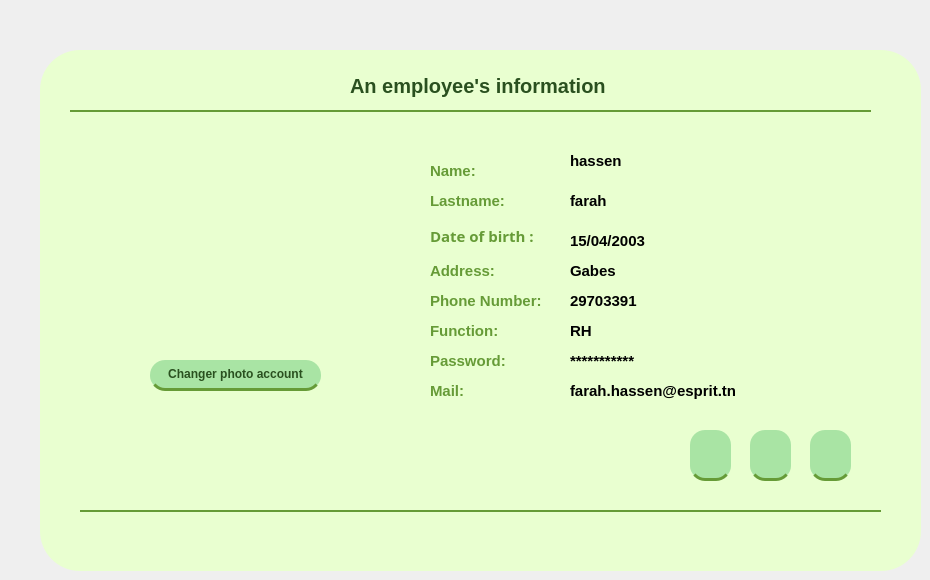
        <widget class="QWidget" name="page_23">
         <widget class="QWidget" name="widget_14" native="true">
          <property name="geometry">
           <rect>
            <x>40</x>
            <y>50</y>
            <width>881</width>
            <height>521</height>
           </rect>
          </property>
          <property name="styleSheet">
           <string notr="true">QWidget
{background-color:#E9FFD0;
border-radius: 40px;}</string>
          </property>
          <widget class="QLabel" name="id_103">
           <property name="geometry">
            <rect>
             <x>390</x>
             <y>160</y>
             <width>171</width>
             <height>51</height>
            </rect>
           </property>
           <property name="font">
            <font>
             <family>Athiti</family>
             <pointsize>-1</pointsize>
             <weight>87</weight>
             <italic>false</italic>
             <bold>true</bold>
            </font>
           </property>
           <property name="styleSheet">
            <string notr="true">color: rgb(102, 155, 55);
font-family: 'Athiti';
font-style: normal;
font-weight: 700;
font-size: 15px;
background-color: none;</string>
           </property>
           <property name="text">
            <string>Date of birth :</string>
           </property>
          </widget>
          <widget class="QLabel" name="label_135">
           <property name="geometry">
            <rect>
             <x>390</x>
             <y>110</y>
             <width>101</width>
             <height>21</height>
            </rect>
           </property>
           <property name="styleSheet">
            <string notr="true">color: rgb(102, 155, 55);
font-family: 'Athiti';
font-style: normal;
font-weight: 700;
font-size: 15px;
background-color: none;</string>
           </property>
           <property name="text">
            <string>Name:</string>
           </property>
          </widget>
          <widget class="QLabel" name="label_136">
           <property name="geometry">
            <rect>
             <x>390</x>
             <y>140</y>
             <width>101</width>
             <height>21</height>
            </rect>
           </property>
           <property name="styleSheet">
            <string notr="true">color: rgb(102, 155, 55);
font-family: 'Athiti';
font-style: normal;
font-weight: 700;
font-size: 15px;
background-color: none;</string>
           </property>
           <property name="text">
            <string>Lastname:</string>
           </property>
          </widget>
          <widget class="QLabel" name="label_137">
           <property name="geometry">
            <rect>
             <x>390</x>
             <y>210</y>
             <width>101</width>
             <height>21</height>
            </rect>
           </property>
           <property name="styleSheet">
            <string notr="true">color: rgb(102, 155, 55);
font-family: 'Athiti';
font-style: normal;
font-weight: 700;
font-size: 15px;
background-color: none;</string>
           </property>
           <property name="text">
            <string>Address:</string>
           </property>
          </widget>
          <widget class="QLabel" name="label_138">
           <property name="geometry">
            <rect>
             <x>390</x>
             <y>240</y>
             <width>151</width>
             <height>21</height>
            </rect>
           </property>
           <property name="styleSheet">
            <string notr="true">color: rgb(102, 155, 55);
font-family: 'Athiti';
font-style: normal;
font-weight: 700;
font-size: 15px;
background-color: none;</string>
           </property>
           <property name="text">
            <string>Phone Number:</string>
           </property>
          </widget>
          <widget class="QLabel" name="label_139">
           <property name="geometry">
            <rect>
             <x>390</x>
             <y>330</y>
             <width>101</width>
             <height>21</height>
            </rect>
           </property>
           <property name="styleSheet">
            <string notr="true">color: rgb(102, 155, 55);
font-family: 'Athiti';
font-style: normal;
font-weight: 700;
font-size: 15px;
background-color: none;</string>
           </property>
           <property name="text">
            <string>Mail:</string>
           </property>
          </widget>
          <widget class="QLabel" name="label_142">
           <property name="geometry">
            <rect>
             <x>390</x>
             <y>300</y>
             <width>101</width>
             <height>21</height>
            </rect>
           </property>
           <property name="styleSheet">
            <string notr="true">color: rgb(102, 155, 55);
font-family: 'Athiti';
font-style: normal;
font-weight: 700;
font-size: 15px;
background-color: none;</string>
           </property>
           <property name="text">
            <string>Password:</string>
           </property>
          </widget>
          <widget class="QLabel" name="label_143">
           <property name="geometry">
            <rect>
             <x>390</x>
             <y>270</y>
             <width>101</width>
             <height>21</height>
            </rect>
           </property>
           <property name="styleSheet">
            <string notr="true">color: rgb(102, 155, 55);
font-family: 'Athiti';
font-style: normal;
font-weight: 700;
font-size: 15px;
background-color: none;</string>
           </property>
           <property name="text">
            <string>Function:</string>
           </property>
          </widget>
          <widget class="Line" name="line_27">
           <property name="geometry">
            <rect>
             <x>30</x>
             <y>60</y>
             <width>801</width>
             <height>2</height>
            </rect>
           </property>
           <property name="styleSheet">
            <string notr="true">background-color:#669B37;
border-width: 1px;
border: 2px solid #669B37;
</string>
           </property>
           <property name="orientation">
            <enum>Qt::Horizontal</enum>
           </property>
          </widget>
          <widget class="Line" name="line_28">
           <property name="geometry">
            <rect>
             <x>40</x>
             <y>460</y>
             <width>801</width>
             <height>2</height>
            </rect>
           </property>
           <property name="styleSheet">
            <string notr="true">background-color:#669B37;
border-width: 1px;
border: 2px solid #669B37;
</string>
           </property>
           <property name="orientation">
            <enum>Qt::Horizontal</enum>
           </property>
          </widget>
          <widget class="QLabel" name="label_144">
           <property name="geometry">
            <rect>
             <x>130</x>
             <y>170</y>
             <width>131</width>
             <height>121</height>
            </rect>
           </property>
           <property name="styleSheet">
            <string notr="true">color: rgb(102, 155, 55);
font-family: 'Athiti';
font-style: normal;
font-weight: 700;
font-size: 15px;
background-color: none;</string>
           </property>
           <property name="text">
            <string/>
           </property>
           <property name="pixmap">
            <pixmap resource="resources.qrc">:/images/images/man_4128176.png</pixmap>
           </property>
           <property name="scaledContents">
            <bool>true</bool>
           </property>
          </widget>
          <widget class="QLabel" name="label_145">
           <property name="geometry">
            <rect>
             <x>530</x>
             <y>140</y>
             <width>101</width>
             <height>21</height>
            </rect>
           </property>
           <property name="styleSheet">
            <string notr="true">color: rgb(0, 0, 0);
font-family: 'Athiti';
font-style: normal;
font-weight: 700;
font-size: 15px;
background-color: none;</string>
           </property>
           <property name="text">
            <string>farah</string>
           </property>
          </widget>
          <widget class="QLabel" name="label_154">
           <property name="geometry">
            <rect>
             <x>530</x>
             <y>100</y>
             <width>101</width>
             <height>21</height>
            </rect>
           </property>
           <property name="styleSheet">
            <string notr="true">color: rgb(0, 0, 0);
font-family: 'Athiti';
font-style: normal;
font-weight: 700;
font-size: 15px;
background-color: none;</string>
           </property>
           <property name="text">
            <string>hassen</string>
           </property>
          </widget>
          <widget class="QLabel" name="label_155">
           <property name="geometry">
            <rect>
             <x>530</x>
             <y>180</y>
             <width>101</width>
             <height>21</height>
            </rect>
           </property>
           <property name="styleSheet">
            <string notr="true">color: rgb(0, 0, 0);
font-family: 'Athiti';
font-style: normal;
font-weight: 700;
font-size: 15px;
background-color: none;</string>
           </property>
           <property name="text">
            <string>15/04/2003</string>
           </property>
          </widget>
          <widget class="QLabel" name="label_156">
           <property name="geometry">
            <rect>
             <x>530</x>
             <y>210</y>
             <width>101</width>
             <height>21</height>
            </rect>
           </property>
           <property name="styleSheet">
            <string notr="true">color: rgb(0, 0, 0);
font-family: 'Athiti';
font-style: normal;
font-weight: 700;
font-size: 15px;
background-color: none;</string>
           </property>
           <property name="text">
            <string>Gabes</string>
           </property>
          </widget>
          <widget class="QLabel" name="label_157">
           <property name="geometry">
            <rect>
             <x>530</x>
             <y>240</y>
             <width>101</width>
             <height>21</height>
            </rect>
           </property>
           <property name="styleSheet">
            <string notr="true">color: rgb(0, 0, 0);
font-family: 'Athiti';
font-style: normal;
font-weight: 700;
font-size: 15px;
background-color: none;</string>
           </property>
           <property name="text">
            <string>29703391</string>
           </property>
          </widget>
          <widget class="QLabel" name="label_158">
           <property name="geometry">
            <rect>
             <x>530</x>
             <y>270</y>
             <width>101</width>
             <height>21</height>
            </rect>
           </property>
           <property name="styleSheet">
            <string notr="true">color: rgb(0, 0, 0);
font-family: 'Athiti';
font-style: normal;
font-weight: 700;
font-size: 15px;
background-color: none;</string>
           </property>
           <property name="text">
            <string>RH</string>
           </property>
          </widget>
          <widget class="QLabel" name="label_159">
           <property name="geometry">
            <rect>
             <x>530</x>
             <y>300</y>
             <width>101</width>
             <height>21</height>
            </rect>
           </property>
           <property name="styleSheet">
            <string notr="true">color: rgb(0, 0, 0);
font-family: 'Athiti';
font-style: normal;
font-weight: 700;
font-size: 15px;
background-color: none;</string>
           </property>
           <property name="text">
            <string>***********</string>
           </property>
          </widget>
          <widget class="QLabel" name="label_160">
           <property name="geometry">
            <rect>
             <x>530</x>
             <y>330</y>
             <width>171</width>
             <height>21</height>
            </rect>
           </property>
           <property name="styleSheet">
            <string notr="true">color: rgb(0, 0, 0);
font-family: 'Athiti';
font-style: normal;
font-weight: 700;
font-size: 15px;
background-color: none;</string>
           </property>
           <property name="text">
            <string>farah.hassen@esprit.tn</string>
           </property>
          </widget>
          <widget class="QPushButton" name="supprimer_14">
           <property name="geometry">
            <rect>
             <x>770</x>
             <y>380</y>
             <width>41</width>
             <height>51</height>
            </rect>
           </property>
           <property name="styleSheet">
            <string notr="true">QPushButton{/* Rectangle 9 */

position: absolute;
width: 1200px;
height: 649px;

background: #A9E4A4;
border: none;

/* Events */

position: absolute;
width: 63px;
height: 32px;

font-family: 'Athiti';
font-style: normal;
font-weight: 700;
font-size: 20px;
line-height: 32px;
/* identical to box height */
text-align: center;

color: #2A501F;
border-radius:15px;
border-bottom:3px solid #669B37;
}

QPushButton:hover{
position: absolute;
width: 185px;
height: 56px;

background: #8BD086;
box-shadow: 0px 4px 4px rgba(0, 0, 0, 0.25);
}</string>
           </property>
           <property name="text">
            <string/>
           </property>
           <property name="icon">
            <iconset resource="resources.qrc">
             <normaloff>:/images/images/delete.png</normaloff>:/images/images/delete.png</iconset>
           </property>
           <property name="iconSize">
            <size>
             <width>30</width>
             <height>30</height>
            </size>
           </property>
          </widget>
          <widget class="QPushButton" name="supprimer_15">
           <property name="geometry">
            <rect>
             <x>710</x>
             <y>380</y>
             <width>41</width>
             <height>51</height>
            </rect>
           </property>
           <property name="styleSheet">
            <string notr="true">QPushButton{/* Rectangle 9 */

position: absolute;
width: 1200px;
height: 649px;

background: #A9E4A4;
border: none;

/* Events */

position: absolute;
width: 63px;
height: 32px;

font-family: 'Athiti';
font-style: normal;
font-weight: 700;
font-size: 20px;
line-height: 32px;
/* identical to box height */
text-align: center;

color: #2A501F;
border-radius:15px;
border-bottom:3px solid #669B37;
}

QPushButton:hover{
position: absolute;
width: 185px;
height: 56px;

background: #8BD086;
box-shadow: 0px 4px 4px rgba(0, 0, 0, 0.25);
}</string>
           </property>
           <property name="text">
            <string/>
           </property>
           <property name="icon">
            <iconset resource="resources.qrc">
             <normaloff>:/images/images/pdf.png</normaloff>:/images/images/pdf.png</iconset>
           </property>
           <property name="iconSize">
            <size>
             <width>30</width>
             <height>30</height>
            </size>
           </property>
          </widget>
          <widget class="QPushButton" name="updateEmployee">
           <property name="geometry">
            <rect>
             <x>650</x>
             <y>380</y>
             <width>41</width>
             <height>51</height>
            </rect>
           </property>
           <property name="styleSheet">
            <string notr="true">QPushButton{/* Rectangle 9 */

position: absolute;
width: 1200px;
height: 649px;

background: #A9E4A4;
border: none;

/* Events */

position: absolute;
width: 63px;
height: 32px;

font-family: 'Athiti';
font-style: normal;
font-weight: 700;
font-size: 20px;
line-height: 32px;
/* identical to box height */
text-align: center;

color: #2A501F;
border-radius:15px;
border-bottom:3px solid #669B37;
}

QPushButton:hover{
position: absolute;
width: 185px;
height: 56px;

background: #8BD086;
box-shadow: 0px 4px 4px rgba(0, 0, 0, 0.25);
}</string>
           </property>
           <property name="text">
            <string/>
           </property>
           <property name="icon">
            <iconset resource="resources.qrc">
             <normaloff>:/images/images/modifier.png</normaloff>:/images/images/modifier.png</iconset>
           </property>
           <property name="iconSize">
            <size>
             <width>30</width>
             <height>30</height>
            </size>
           </property>
          </widget>
          <widget class="QLabel" name="label_169">
           <property name="geometry">
            <rect>
             <x>310</x>
             <y>20</y>
             <width>301</width>
             <height>31</height>
            </rect>
           </property>
           <property name="styleSheet">
            <string notr="true">color: #2A501F;
font-family: 'Athiti';
font-style: normal;
font-weight: 700;
font-size: 20px;
background-color: none;</string>
           </property>
           <property name="text">
            <string>An employee's information</string>
           </property>
          </widget>
          <widget class="QPushButton" name="supprimer_19">
           <property name="geometry">
            <rect>
             <x>110</x>
             <y>310</y>
             <width>171</width>
             <height>31</height>
            </rect>
           </property>
           <property name="styleSheet">
            <string notr="true">QPushButton{/* Rectangle 9 */

position: absolute;
width: 1200px;
height: 649px;

background: #A9E4A4;
border: none;

/* Events */

position: absolute;
width: 63px;
height: 32px;

font-family: 'Athiti';
font-style: normal;
font-weight: 700;
font-size: 12px;
line-height: 32px;
/* identical to box height */
text-align: center;

color: #2A501F;
border-radius:15px;
border-bottom:3px solid #669B37;
}

QPushButton:hover{
position: absolute;
width: 185px;
height: 56px;

background: #8BD086;
box-shadow: 0px 4px 4px rgba(0, 0, 0, 0.25);
}</string>
           </property>
           <property name="text">
            <string>Changer photo account</string>
           </property>
           <property name="icon">
            <iconset resource="resources.qrc">
             <normaloff>:/images/images/modifier.png</normaloff>:/images/images/modifier.png</iconset>
           </property>
          </widget>
         </widget>
        </widget>
